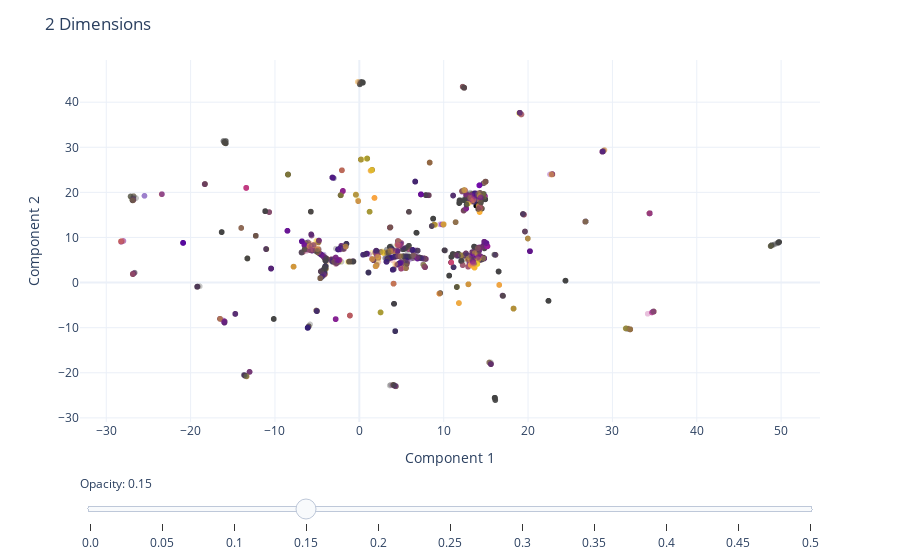

Notebook code for this chart:
### Code cell
# Plot the training points
fig = px.scatter(
    data_frame = train_2d,
    x = "Component 1",
    y = "Component 2", # Change components to visualize each of the 30 dimensions
    color = "Media Cluster",
    hover_data = ["taxon_id", "Target", "KMeans Cluster"],
    opacity = 0.3
) 

# Add the test points as a scatter trace
fig.add_trace(
    go.Scatter(
        x=test_2d["Component 1"],  # x coordinates
        y=test_2d["Component 2"],  # y coordinates
        mode='markers',
        marker=dict(
            color='black',  
            size=5,  
            opacity=1.0 
        ),
        text=test_2d["taxon_id"]  # marker hover text
    )
)

# Opacity slider
steps = []
for i in range(11):  # 0 to 1 in steps of 0.1
    step = dict(
        method="restyle",
        args=[{"marker.opacity": [i/20]}, [0]],  # Adjust opacity of the first trace only
        label=str(i/20)
    )
    steps.append(step)
sliders = [dict(
    active=3,  # initial value corresponding to opacity=0.3
    currentvalue={"prefix": "Opacity: "},
    pad={"t": 50},
    steps=steps
)]

fig.update_coloraxes(showscale=False)
fig.update_layout(
    sliders=sliders,
    title="2 Dimensions",
    template="plotly_white",
    showlegend=False
)

fig.show()

### Figure 1 — Plotly figure (JSON) as saved in the notebook; plotly's stock layout.template omitted (floating-point values rounded to 4 significant figures; data arrays with more than 128 entries replaced by an {"elided": "..."} marker saying what was removed)
{"data": [{"customdata": {"elided": "8464x3 mixed values"}, "hovertemplate": "Component 1=%{x}<br>Component 2=%{y}<br>taxon_id=%{customdata[0]}<br>Target=%{customdata[1]}<br>KMeans Cluster=%{customdata[2]}<br>Media Cluster=%{marker.color}<extra></extra>", "legendgroup": "", "marker": {"color": {"elided": "8464 int values"}, "coloraxis": "coloraxis", "opacity": 0.3, "symbol": "circle"}, "mode": "markers", "name": "", "showlegend": false, "type": "scattergl", "x": {"elided": "8464 float values"}, "xaxis": "x", "y": {"elided": "8464 float values"}, "yaxis": "y"}, {"marker": {"color": "black", "opacity": 1, "size": 5}, "mode": "markers", "text": {"elided": "247 str values"}, "type": "scatter", "x": {"elided": "247 float values"}, "y": {"elided": "247 float values"}}], "layout": {"coloraxis": {"colorbar": {"title": {"text": "Media Cluster"}}, "colorscale": [[0, "#0d0887"], [0.1111, "#46039f"], [0.2222, "#7201a8"], [0.3333, "#9c179e"], [0.4444, "#bd3786"], [0.5556, "#d8576b"], [0.6667, "#ed7953"], [0.7778, "#fb9f3a"], [0.8889, "#fdca26"], [1, "#f0f921"]], "showscale": false}, "legend": {"tracegroupgap": 0}, "margin": {"t": 60}, "showlegend": false, "sliders": [{"active": 3, "currentvalue": {"prefix": "Opacity: "}, "pad": {"t": 50}, "steps": [{"args": [{"marker.opacity": [0]}, [0]], "label": "0.0", "method": "restyle"}, {"args": [{"marker.opacity": [0.05]}, [0]], "label": "0.05", "method": "restyle"}, {"args": [{"marker.opacity": [0.1]}, [0]], "label": "0.1", "method": "restyle"}, {"args": [{"marker.opacity": [0.15]}, [0]], "label": "0.15", "method": "restyle"}, {"args": [{"marker.opacity": [0.2]}, [0]], "label": "0.2", "method": "restyle"}, {"args": [{"marker.opacity": [0.25]}, [0]], "label": "0.25", "method": "restyle"}, {"args": [{"marker.opacity": [0.3]}, [0]], "label": "0.3", "method": "restyle"}, {"args": [{"marker.opacity": [0.35]}, [0]], "label": "0.35", "method": "restyle"}, {"args": [{"marker.opacity": [0.4]}, [0]], "label": "0.4", "method": "restyle"}, {"args": [{"marker.opacity": [0.45]}, [0]], "label": "0.45", "method": "restyle"}, {"args": [{"marker.opacity": [0.5]}, [0]], "label": "0.5", "method": "restyle"}]}], "title": {"text": "2 Dimensions"}, "xaxis": {"anchor": "y", "domain": [0, 1], "title": {"text": "Component 1"}}, "yaxis": {"anchor": "x", "domain": [0, 1], "title": {"text": "Component 2"}}}}
